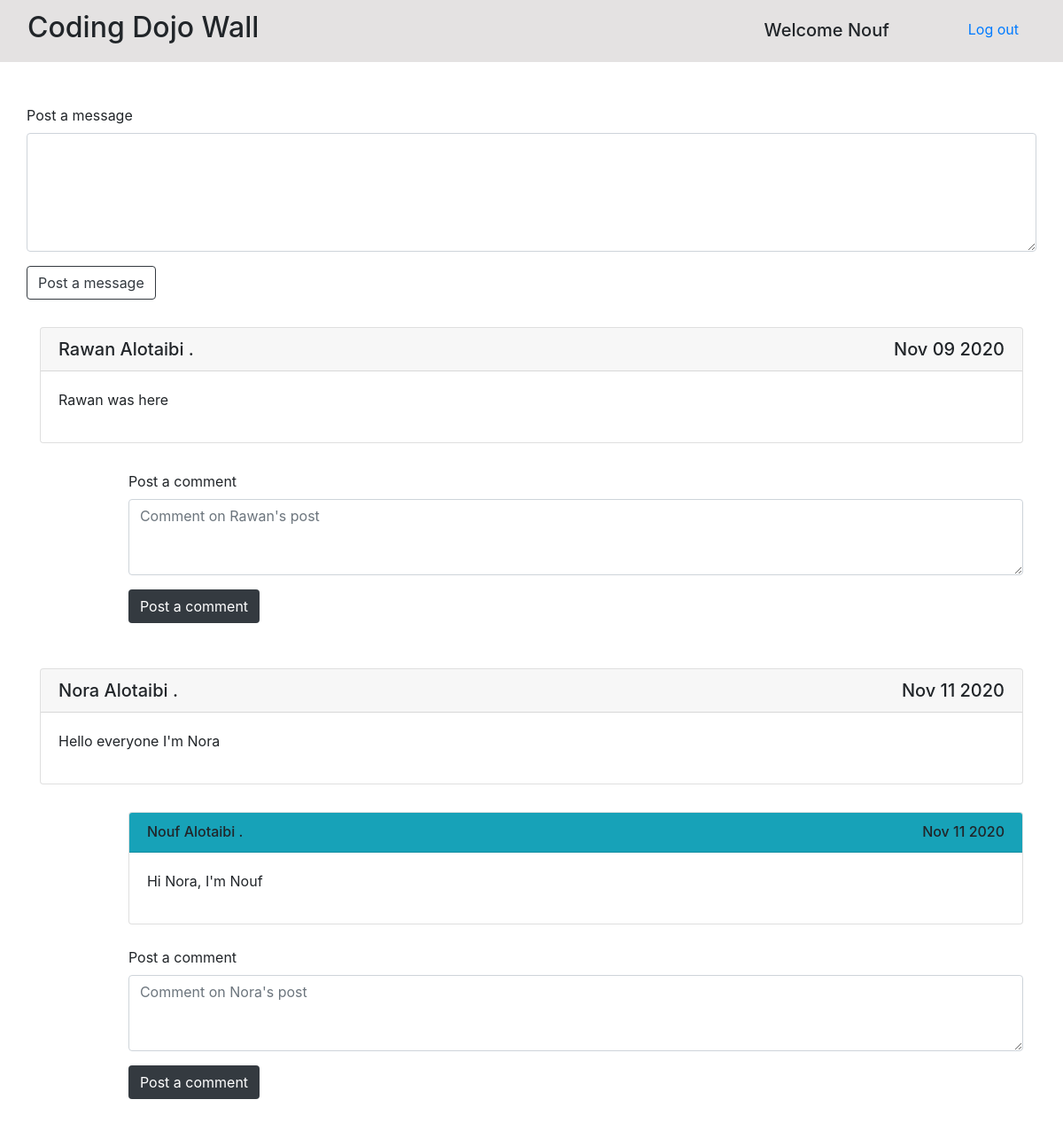
Screenshot of /wall (signed in) with the database file from the repository.
### log_reg_app/models.py (models this page shows)
class User(models.Model):
    first_name = models.CharField(max_length=255)
    last_name = models.CharField(max_length=255)
    email = models.CharField(max_length=255,unique=True)
    password = models.CharField(max_length=255)
    bod = models.DateField()
    created_at = models.DateTimeField(auto_now_add=True)
    updated_at = models.DateTimeField(auto_now=True)
    objects=UserManager()

### the_wall/models.py (models this page shows)
class Message(models.Model):
    user_id= models.ForeignKey(User, related_name="messages", on_delete = models.CASCADE)
    message= models.TextField()
    created_at= models.DateTimeField(auto_now_add=True)
    updated_at= models.DateTimeField(auto_now=True)

class Comment(models.Model):
    user_id= models.ForeignKey(User, related_name="comments_user", on_delete = models.CASCADE)
    message_id= models.ForeignKey(Message, related_name="comments_mess", on_delete = models.CASCADE)
    comment= models.TextField()
    created_at= models.DateTimeField(auto_now_add=True)
    updated_at= models.DateTimeField(auto_now=True)
    objects=CommentManager()

### the_wall/views.py (the view)
# urls.py: path('wall', include('the_wall.urls')),
def wall(request):
    context={
        'all_messages':Message.objects.order_by('-created_at'),
        'all_users':User.objects.all(),
        'all_comments':Comment.objects.all(),
    }
    return render (request,'the_wall.html',context)

### the_wall/templates/the_wall.html (shortened to what this page needs)
<!DOCTYPE html>
<html lang="en">
<head>
    <link rel="stylesheet" href="https://maxcdn.bootstrapcdn.com/bootstrap/4.0.0/css/bootstrap.min.css"
>
    {% load static %}
    <link rel="stylesheet" href="{% static 'cssThewall/style.css' %}">
</head>
<body>
    <div class="header">
        <h2>Coding Dojo Wall</h2>
        {%if request.session.id%}
        <a class="float-right " href="{% url 'logout'%}">Log out</a>
        {%endif%}
        <h5 class="float-right">Welcome {{request.session.first_name}}</h5>
    </div>
    <div class="container mt-5">
        <div class="form">
            <form class="form-group " action="{% url 'post_message' %}" method="POST">
                <div class="form-group row">
                    <label for="message">Post a message</label>
                    <textarea class="form-control" name="message" id="message" cols="30" rows="5"></textarea>
                </div>
                <div class="form-group row">
                    <button class=" btn btn-outline-dark float-right" type="submit">Post a message</button>
                </div>
            </form>
        </div>
        {%for message in all_messages%}
        <div class="post">
            <div class="card">
                <h5 class="card-header">{{message.user_id.first_name}} {{message.user_id.last_name}} .
                    <span class="float-right">{{message.user_id.created_at|date:'M d Y'}}</span></h5>
                <p class="card-body">{{message.message}}</p>
            </div>
        </div>
        <div class="comment">
            {%for comment_ in message.comments_mess.all%}
            <div class="card ">
                <h6 class="card-header bg-info">{{comment_.user_id.first_name}} {{comment_.user_id.last_name}} . <span
                        class="float-right">{{comment_.created_at|date:'M d Y'}}</span></h6>
                <p class="card-body">{{comment_.comment}}</p>
            </div>
            {%endfor%}
            <div class="form">
                <form action="{% url 'post_comment' message.id %}" method="POST">
                    <div class="form-group shadow-textarea">
                        <label for="comment">Post a comment</label>
                        <textarea class="form-control z-depth-1" rows="3" name="comment" id="comment"
                            placeholder="Comment on {{message.user_id.first_name}}'s post"></textarea>
                    </div>
                    <div>
                        <button class=" btn text-white bg-dark" type="submit">Post a comment</button>
                    </div>
                </form>
            </div>
        </div>
        {%endfor%}
    </div>
</body>
</html>

### the_wall/static/cssThewall/style.css (style rules this page uses)
.header { background: rgb(228, 226, 226); padding: 12px 31px; }
.header h2 { display: inline-block; }
.header h5 { margin: 10px 89px 0 0; }
.header a { margin: 9px 19px 0 0; }
.card { height: fit-content; width: 100%; }
.post { margin: 31px auto; }
.comment .card { margin: 0 0 25px 0; }
.comment { width: 91%; float: right; margin: 0px 0 51px 0; }

### rows the page displays
User: session.first_name "Nouf"
Message: user_id.first_name "Rawan", user_id.last_name "Alotaibi", user_id.created_at "Nov 09 2020", message "Rawan was here", comment "Comment on Rawan's post"
Message: user_id.first_name "Nora", user_id.last_name "Alotaibi", user_id.created_at "Nov 11 2020", message "Hello everyone I'm Nora", comment "Comment on Nora's post"
Comment: user_id.first_name "Nouf", user_id.last_name "Alotaibi", created_at "Nov 11 2020", comment "Hi Nora, I'm Nouf"
